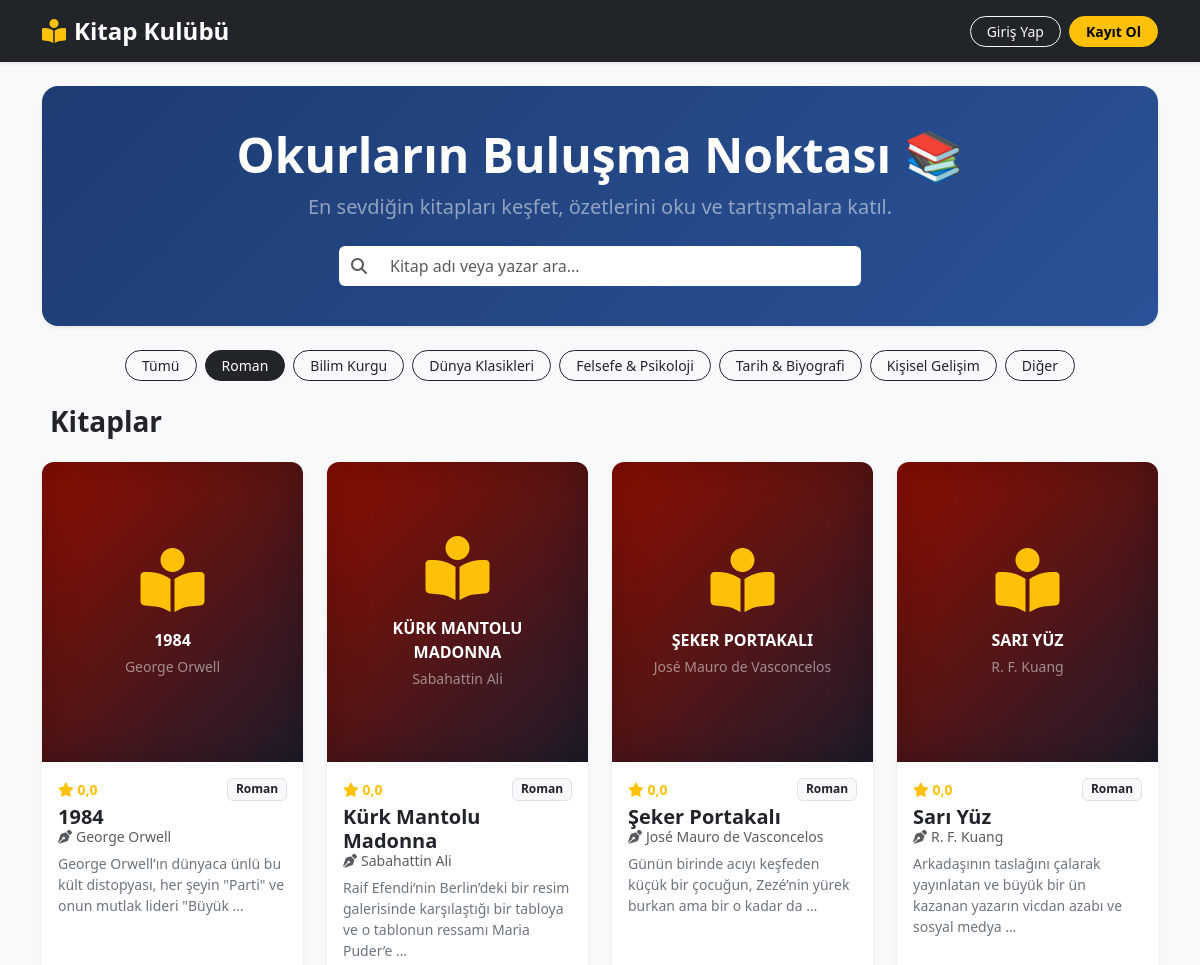
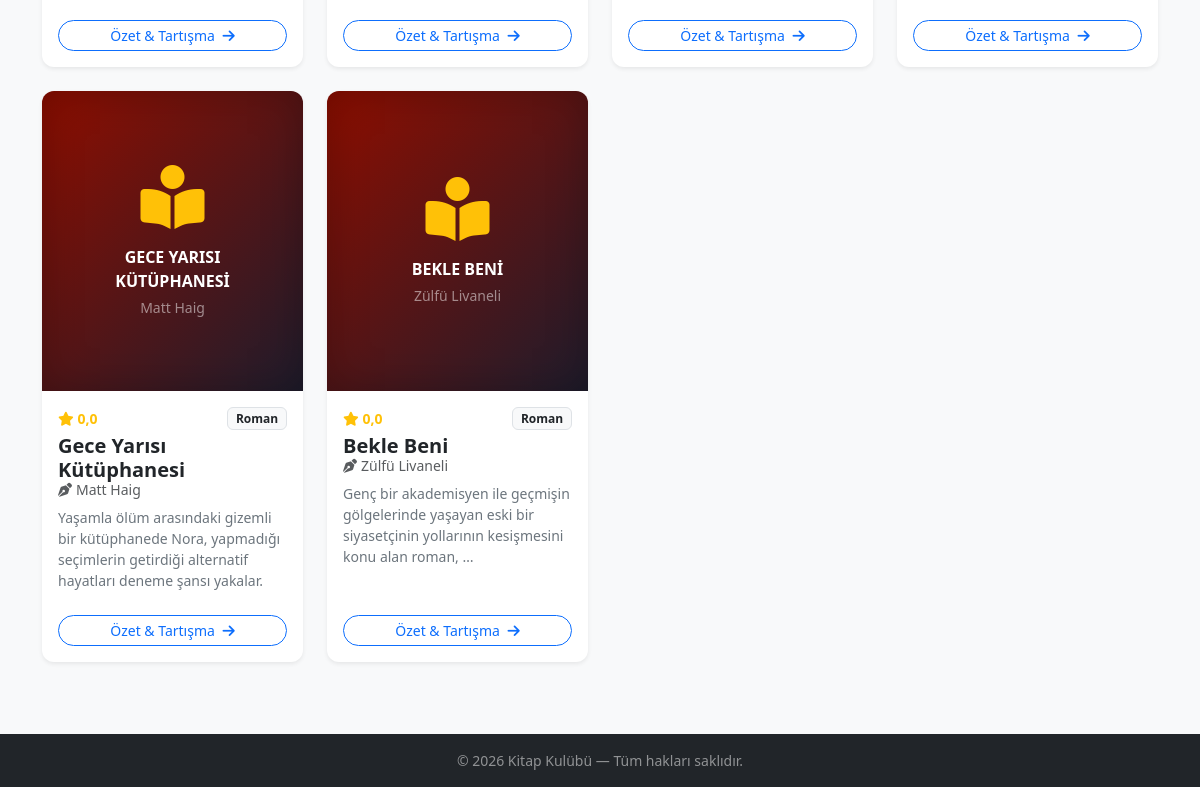
Screenshot of /?kategori=roman with the database file from the repository (2 pictures, top to bottom).
### Kitap_kulubu/kitaplar/models.py (models this page shows, shortened)
class Kitap(models.Model):
    KATEGORİ_SEÇENEKLERİ = [
        ('roman', 'Roman'),
        ('bilim-kurgu', 'Bilim Kurgu'),
        ('klasik', 'Dünya Klasikleri'),
        ('felsefe', 'Felsefe & Psikoloji'),
        ('tarih', 'Tarih & Biyografi'),
        ('kisisel-gelisim', 'Kişisel Gelişim'),
        ('diger', 'Diğer'),
    ]
    baslik = models.CharField(max_length=200)
    yazar = models.CharField(max_length=100)
    ozet = models.TextField()
    kategori = models.CharField(max_length=50, choices=KATEGORİ_SEÇENEKLERİ, default='roman', verbose_name="Kategori")
    kapak_resmi = models.ImageField(upload_to='kitap_kapaklari/', blank=True, null=True,
                                    verbose_name="Kapak Resmi (İsteğe Bağlı)")
    ayin_kitabi = models.BooleanField(default=False, verbose_name="Ayın Kitabı mı?")
    eklenme_tarihi = models.DateTimeField(auto_now_add=True)
    def resim_gecerli_mi(self):
        if self.kapak_resmi and self.kapak_resmi.name:
            if self.kapak_resmi.name.startswith('http://') or self.kapak_resmi.name.startswith('https://'):
                return False
            return True
        return False
    def kategori_renk_sinifi(self):
        return f"cover-{self.kategori}"
    def ortalama_puan(self):
        ortalama = self.yorumlar.aggregate(Avg('puan'))['puan__avg']
        return round(ortalama, 1) if ortalama else 0.0

### Kitap_kulubu/kitaplar/views.py (the view)
# urls.py: path('', views.kitap_listesi, name='kitap_listesi'),
def kitap_listesi(request):
    kategori_slug = request.GET.get('kategori')
    if kategori_slug:
        kitaplar = Kitap.objects.filter(kategori=kategori_slug).order_by('-eklenme_tarihi')
    else:
        kitaplar = Kitap.objects.all().order_by('-eklenme_tarihi')
    ayin_kitabi = Kitap.objects.filter(ayin_kitabi=True).first()
    if not ayin_kitabi and Kitap.objects.exists():
        ayin_kitabi = Kitap.objects.first()
    kategoriler = Kitap.KATEGORİ_SEÇENEKLERİ
    return render(request, 'kitaplar/kitap_listesi.html', {
        'kitaplar': kitaplar,
        'ayin_kitabi': ayin_kitabi,
        'kategoriler': kategoriler,
        'secili_kategori': kategori_slug
    })

### Kitap_kulubu/kitaplar/templates/kitaplar/kitap_listesi.html (shortened to what this page needs)
<!DOCTYPE html>
<html lang="tr">
<head>
    <link href="https://cdn.jsdelivr.net/npm/bootstrap@5.3.0/dist/css/bootstrap.min.css" rel="stylesheet">
    <link rel="stylesheet" href="https://cdnjs.cloudflare.com/ajax/libs/font-awesome/6.4.0/css/all.min.css">
</head>
<body class="bg-light min-vh-100 d-flex flex-column">
    <nav class="navbar navbar-expand-lg navbar-dark bg-dark sticky-top shadow-sm">
        <div class="container">
            <a class="navbar-brand fw-bold fs-4" href="/">
                <i class="fa-solid fa-book-open-reader text-warning me-2"></i>Kitap Kulübü
            </a>
            <div class="collapse navbar-collapse" id="navbarNav">
                <div class="ms-auto d-flex align-items-center gap-2 mt-2 mt-lg-0">
                    {% if user.is_authenticated %}
                        <span class="text-light me-2">
                            <i class="fa-regular fa-user me-1 text-info"></i><strong>{{ user.username }}</strong>
                        </span>
                        <a href="{% url 'profilim' %}" class="btn btn-outline-info btn-sm rounded-pill px-3">
                            <i class="fa-solid fa-bookmark me-1"></i>Kütüphanem
                        </a>
                        <a href="{% url 'kitap_ekle' %}" class="btn btn-success btn-sm rounded-pill px-3">
                            <i class="fa-solid fa-plus me-1"></i>Kitap & Özet Ekle
                        </a>
                        <form action="{% url 'logout' %}" method="post" class="d-inline">
                            {% csrf_token %}
                            <button type="submit" class="btn btn-outline-danger btn-sm rounded-pill px-3">
                                <i class="fa-solid fa-right-from-bracket me-1"></i>Çıkış
                            </button>
                        </form>
                    {% else %}
                        <a href="{% url 'login' %}" class="btn btn-outline-light btn-sm rounded-pill px-3">Giriş Yap</a>
                        <a href="{% url 'kayit' %}" class="btn btn-warning btn-sm rounded-pill px-3 fw-bold">Kayıt Ol</a>
                    {% endif %}
                </div>
            </div>
        </div>
    </nav>
    <div class="container my-4 flex-grow-1">
        <div class="hero-banner mb-4 text-center shadow-sm">
            <h1 class="fw-bold display-5 mb-2">Okurların Buluşma Noktası 📚</h1>
            <p class="lead text-white-50 mb-4">En sevdiğin kitapları keşfet, özetlerini oku ve tartışmalara katıl.</p>
            <div class="row justify-content-center">
                <div class="col-md-8 col-lg-6">
                    <div class="input-group">
                        <span class="input-group-text bg-white border-0"><i class="fa-solid fa-magnifying-glass text-muted"></i></span>
                        <input type="text" id="searchInput" class="form-control border-0 py-2" placeholder="Kitap adı veya yazar ara...">
                    </div>
                </div>
            </div>
        </div>
        <div class="d-flex flex-wrap gap-2 mb-4 justify-content-center">
            <a href="/" class="btn btn-sm {% if not secili_kategori %}btn-dark{% else %}btn-outline-dark{% endif %} rounded-pill px-3">
                Tümü
            </a>
            {% for kod, isim in kategoriler %}
                <a href="/?kategori={{ kod }}" class="btn btn-sm {% if secili_kategori == kod %}btn-dark{% else %}btn-outline-dark{% endif %} rounded-pill px-3">
                    {{ isim }}
                </a>
            {% endfor %}
        </div>
        <div class="d-flex justify-content-between align-items-center mb-4">
            <h3 class="fw-bold text-dark m-0">Kitaplar</h3>
        </div>
        <div class="row g-4" id="bookGrid">
            {% for kitap in kitaplar %}
                <div class="col-sm-6 col-md-4 col-lg-3 book-item">
                    <div class="card h-100 shadow-sm book-card">
                        {% if kitap.resim_gecerli_mi %}
                            <img src="{{ kitap.kapak_resmi.url }}" class="card-img-top book-cover-img" alt="{{ kitap.baslik }}">
                        {% else %}
                            <div class="default-book-cover {{ kitap.kategori_renk_sinifi }}">
                                <i class="fa-solid fa-book-open-reader text-warning fa-4x mb-3"></i>
                                <div class="fw-bold fs-6 text-uppercase px-2 text-white">{{ kitap.baslik }}</div>
                                <small class="text-white-50 mt-1">{{ kitap.yazar }}</small>
                            </div>
                        {% endif %}
                        <div class="card-body d-flex flex-column p-3">
                            <div class="d-flex justify-content-between align-items-center mb-1">
                                <small class="text-warning fw-bold">
                                    <i class="fa-solid fa-star"></i> {{ kitap.ortalama_puan }}
                                </small>
                                <span class="badge bg-light text-dark border small">{{ kitap.get_kategori_display }}</span>
                            </div>
                            <h5 class="card-title fw-bold text-dark mb-1 book-title">{{ kitap.baslik }}</h5>
                            <h6 class="card-subtitle text-muted mb-2 small book-author">
                                <i class="fa-solid fa-pen-nib me-1"></i>{{ kitap.yazar }}
                            </h6>
                            <p class="card-text text-secondary small flex-grow-1">
                                {{ kitap.ozet|truncatewords:15 }}
                            </p>
                            <a href="{% url 'kitap_detay' kitap.pk %}" class="btn btn-outline-primary btn-sm w-100 rounded-pill mt-2">
                                Özet & Tartışma <i class="fa-solid fa-arrow-right ms-1"></i>
                            </a>
                        </div>
                    </div>
                </div>
            {% endfor %}
        </div>
    </div>
    <footer class="bg-dark text-white-50 text-center py-3 mt-5">
        <div class="container small">
            &copy; 2026 Kitap Kulübü — Tüm hakları saklıdır.
        </div>
    </footer>
</body>
</html>

### Kitap_kulubu/kitaplar/templates/kitaplar/kitap_listesi.html (style rules this page uses)
.book-card { transition: transform 0.3s ease, box-shadow 0.3s ease; border: none; border-radius: 12px; overflow: hidden; }
.hero-banner { background: linear-gradient(135deg, #1e3c72 0%, #2a5298 100%); color: white; border-radius: 16px; padding: 2.5rem 1.5rem; }
.default-book-cover { height: 300px; width: 100%; display: flex; flex-direction: column; align-items: center; justify-content: center; color: white; padding: 1.5rem; text-align: center; box-shadow: inset 0 0 40px rgba(0,0,0,0.25); }
.cover-roman { background: linear-gradient(135deg, #8E0E00 0%, #1F1C2C 100%); }

### rows the page displays
Kitap: baslik "1984", yazar "George Orwell", ortalama_puan "0,0", kategori "Roman", ozet "George Orwell’ın dünyaca ünlü bu kült distopyası, her şeyin \"Parti\" ve onun mutlak lideri \"Büyük …"
Kitap: baslik "KÜRK MANTOLU MADONNA", yazar "Sabahattin Ali", ortalama_puan "0,0", kategori "Roman", baslik "Kürk Mantolu Madonna", ozet "Raif Efendi’nin Berlin’deki bir resim galerisinde karşılaştığı bir tabloya ve o tablonun ressamı Maria Puder’e …"
Kitap: baslik "ŞEKER PORTAKALI", yazar "José Mauro de Vasconcelos", ortalama_puan "0,0", kategori "Roman", baslik "Şeker Portakalı", ozet "Günün birinde acıyı keşfeden küçük bir çocuğun, Zezé’nin yürek burkan ama bir o kadar da …"
Kitap: baslik "SARI YÜZ", yazar "R. F. Kuang", ortalama_puan "0,0", kategori "Roman", baslik "Sarı Yüz", ozet "Arkadaşının taslağını çalarak yayınlatan ve büyük bir ün kazanan yazarın vicdan azabı ve sosyal medya …"
Kitap: baslik "GECE YARISI KÜTÜPHANESI", yazar "Matt Haig", ortalama_puan "0,0", kategori "Roman", baslik "Gece Yarısı Kütüphanesi", ozet "Yaşamla ölüm arasındaki gizemli bir kütüphanede Nora, yapmadığı seçimlerin getirdiği alternatif hayatları deneme şansı yakalar."
Kitap: baslik "BEKLE BENI", yazar "Zülfü Livaneli", ortalama_puan "0,0", kategori "Roman", baslik "Bekle Beni", ozet "Genç bir akademisyen ile geçmişin gölgelerinde yaşayan eski bir siyasetçinin yollarının kesişmesini konu alan roman, …"

### other values shown
{{ isim }} "Roman" "Bilim Kurgu" "Dünya Klasikleri" "Felsefe & Psikoloji" "Tarih & Biyografi" "Kişisel Gelişim" "Diğer"
